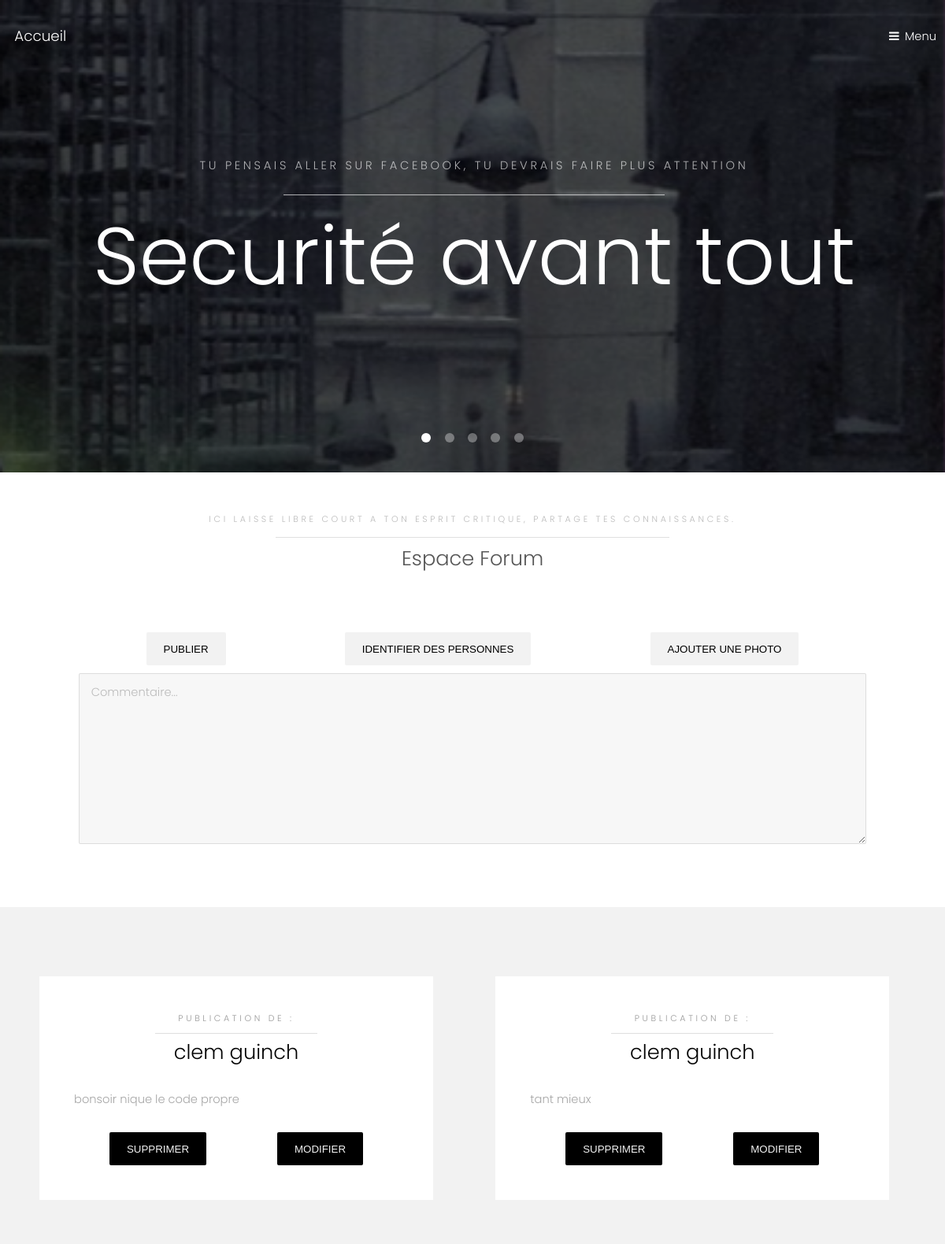
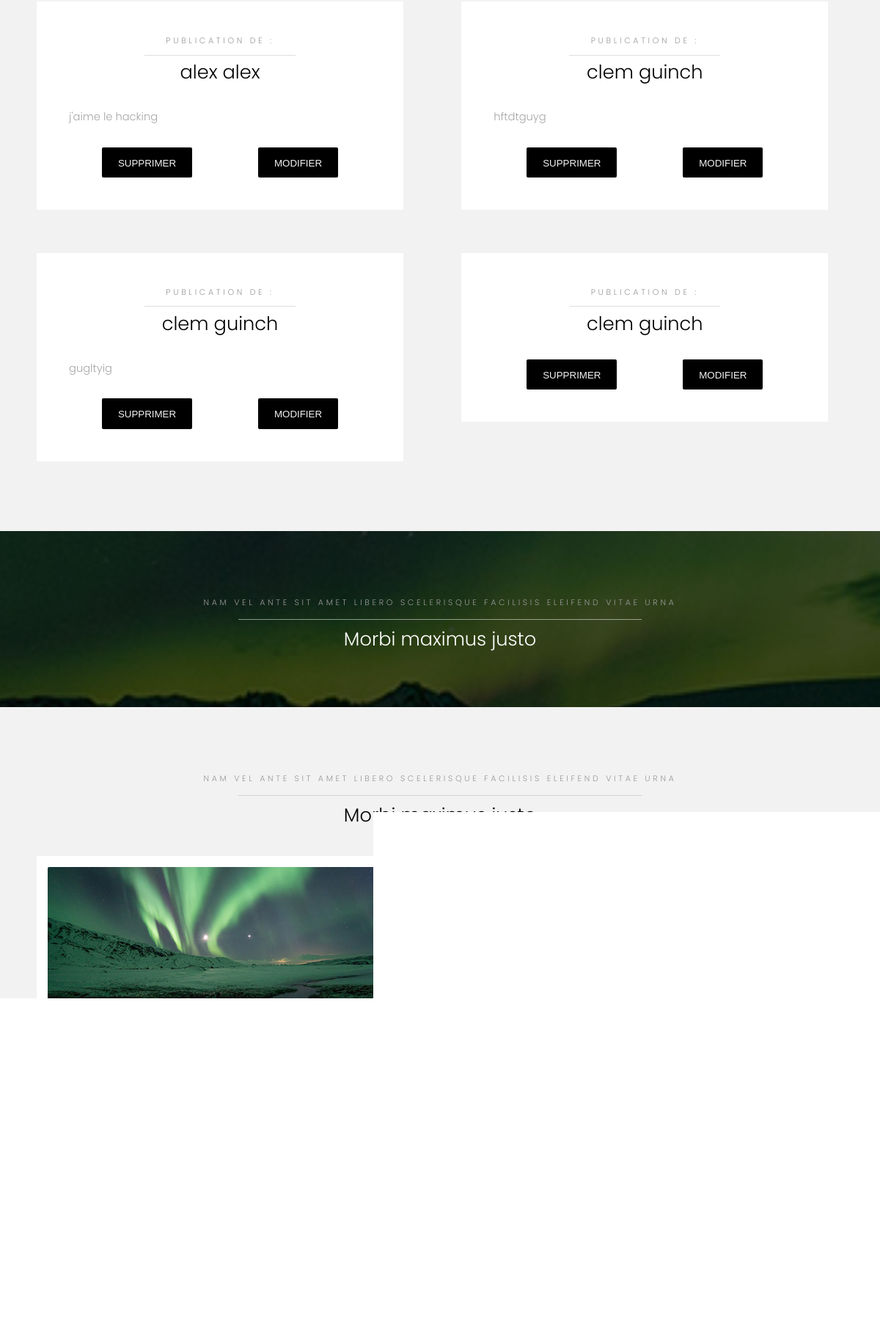
Screenshot of /home.php (signed in, upper part) with the database file from the repository (2 pictures, top to bottom).
### tables this page shows
CREATE TABLE `comments` (
  `id` int(11) NOT NULL AUTO_INCREMENT,
  `text` longtext,
  `user_id` int(11) NOT NULL,
  `image` varchar(255) DEFAULT NULL,
  PRIMARY KEY (`id`),
  KEY `user_id` (`user_id`),
  CONSTRAINT `comments_ibfk_3` FOREIGN KEY (`user_id`) REFERENCES `users` (`id`) ON DELETE CASCADE ON UPDATE CASCADE
);

CREATE TABLE `users` (
  `id` int(11) NOT NULL AUTO_INCREMENT,
  `prenom` text NOT NULL,
  `nom` text NOT NULL,
  `email` text NOT NULL,
  `password` varchar(60) NOT NULL,
  `birthday` date NOT NULL,
  `gender` tinytext NOT NULL,
  `role_id` int(11) NOT NULL DEFAULT '3',
  `mobile` int(255) DEFAULT NULL,
  PRIMARY KEY (`id`),
  UNIQUE KEY `id` (`id`),
  KEY `role_id` (`role_id`),
  CONSTRAINT `users_ibfk_1` FOREIGN KEY (`role_id`) REFERENCES `roles` (`id`)
);

### db.php (called while the page is built, shortened)
<?php
function getAllComments(){
  $connec = new PDO(DB, DB_ID, DB_PASSWORD);
  $request = $connec->prepare("SELECT * FROM users INNER JOIN comments ON comments.user_id=users.id;");
  $request->execute();
  return $request->fetchAll(PDO::FETCH_ASSOC);
}

### home.php (the view, shortened to what this page needs)
<?php
require_once('./db.php');
$comments = getAllComments();
if($_SESSION['user']['id']) {
?>
<!DOCTYPE html>
<html lang="en" dir="ltr">
  <head>
    <link rel="stylesheet" href="https://use.fontawesome.com/releases/v5.3.1/css/all.css">
    <link rel="stylesheet" href="assets/css/main.css" />
  </head>
  <body>
	<?php include("layouts/header.php") ?>
		<section class="banner full">
			<article>
				<div class="inner">
					<header>
						<p>Tu pensais aller sur Facebook, tu devrais faire plus attention</p>
						<h2>Securité avant tout</h2>
					</header>
				</div>
			</article>
	</section>
	<div class="separator"></div>
	<div class="middle">
		<header class="align-center">
			<p class="special">Ici laisse libre court a ton esprit critique, partage tes connaissances.</p>
			<h2>Espace Forum</h2>
			</header>
		<div class="separator"></div>
		<form class="formPublication" id='insertComment' action="./actions/insertCommentAction.php" method="post">
			<div id="button-container" class="button-container">
				<button type="submit" name="button">Publier</button>
				<button type="button" name="button"><img class="icons">Identifier des Personnes</button>
				<button type="button" id="buttonAddImage" name="button"><img class="icons">Ajouter une photo</button>
			</div>
			<textarea id='inpuTextarea' placeholder="Commentaire..." name="commentaire" rows="8" cols="80"></textarea>
		</form>
	</div>
	<div class="separator"></div>
	<section id="one" class="wrapper style2">
		<div class="inner">
			<div class="grid-style">
			<?php foreach($comments as $key => $comment){
				?>
				<div>
					<div class="box size">
						<div class="content">
							<header class="align-center">
								<p>publication de :</p>
								<h2><?php echo $comment['prenom']; ?> <?php echo $comment['nom'];?></h2>
							</header>
							<?php $newtext = wordwrap($comment['text'], 50, "\r", true); ?>
							<p><?php echo $newtext; ?></p>
							<footer class="align-center">
							<div class='actions'>
							<?php if($_SESSION['user']['role_id'] == 1 || $_SESSION['user']['id']== $comment['user_id']) {?>
								<form action='./actions/deletePostAction.php' method='POST'>
									<button type='submit' value='Supprimer'>Supprimer</button>
								</form>
								<?php
								}
								?>
								<?php if($_SESSION['user']['role_id'] == 1 || $_SESSION['user']['id'] == $comment['user_id']) {?>
								<button id="buttonUpdate" data-postid="<?php echo $comment['id'] ?>" data-url="<?php echo $comment['image'] ?>" data-value="<?php echo $comment['text'] ?>">
									Modifier
								</button>
								<?php } ?>
							</div>
							</footer>
						</div>
					</div>
				</div>
			<?php
			}
			?>
			</div>
		</div>
	</section>
		<section id="two" class="wrapper style3">
			<div class="inner">
				<header class="align-center">
					<p>Nam vel ante sit amet libero scelerisque facilisis eleifend vitae urna</p>
					<h2>Morbi maximus justo</h2>
				</header>
			</div>
		</section>
		<section id="three" class="wrapper style2">
			<div class="inner">
				<header class="align-center">
					<p class="special">Nam vel ante sit amet libero scelerisque facilisis eleifend vitae urna</p>
					<h2>Morbi maximus justo</h2>
				</header>
				<div class="gallery">
					<div>
						<div class="image fit">
							<a href="#"><img src="images/pic01.jpg" alt="" /></a>
						</div>
					</div>
					<div>
						<div class="image fit">
							<a href="#"><img src="images/pic02.jpg" alt="" /></a>
						</div>
					</div>
					<div>
						<div class="image fit">
							<a href="#"><img src="images/pic03.jpg" alt="" /></a>
						</div>
					</div>
					<div>
						<div class="image fit">
							<a href="#"><img src="images/pic04.jpg" alt="" /></a>
						</div>
					</div>
				</div>
			</div>
		</section>
  </body>
</html>
<?php } else {
	header('Location: /404.php');die;
}

### layouts/header.php (shortened to what this page needs)
<header id="header" class="alt">
	<div class="logo"><a href="logout.php">Accueil</a></div>
	<a href="#menu">Menu</a>
</header>

### rows the page displays
comments: user.prenom "clem", user.nom "guinch", text "bonsoir nique le code propre"
comments: user.prenom "clem", user.nom "guinch", text "tant mieux"
comments: user.prenom "alex", user.nom "alex", text "j'aime le hacking"
comments: user.prenom "clem", user.nom "guinch", text "hftdtguyg"
comments: user.prenom "clem", user.nom "guinch", text "gugltyig"
comments: user.prenom "clem", user.nom "guinch"
